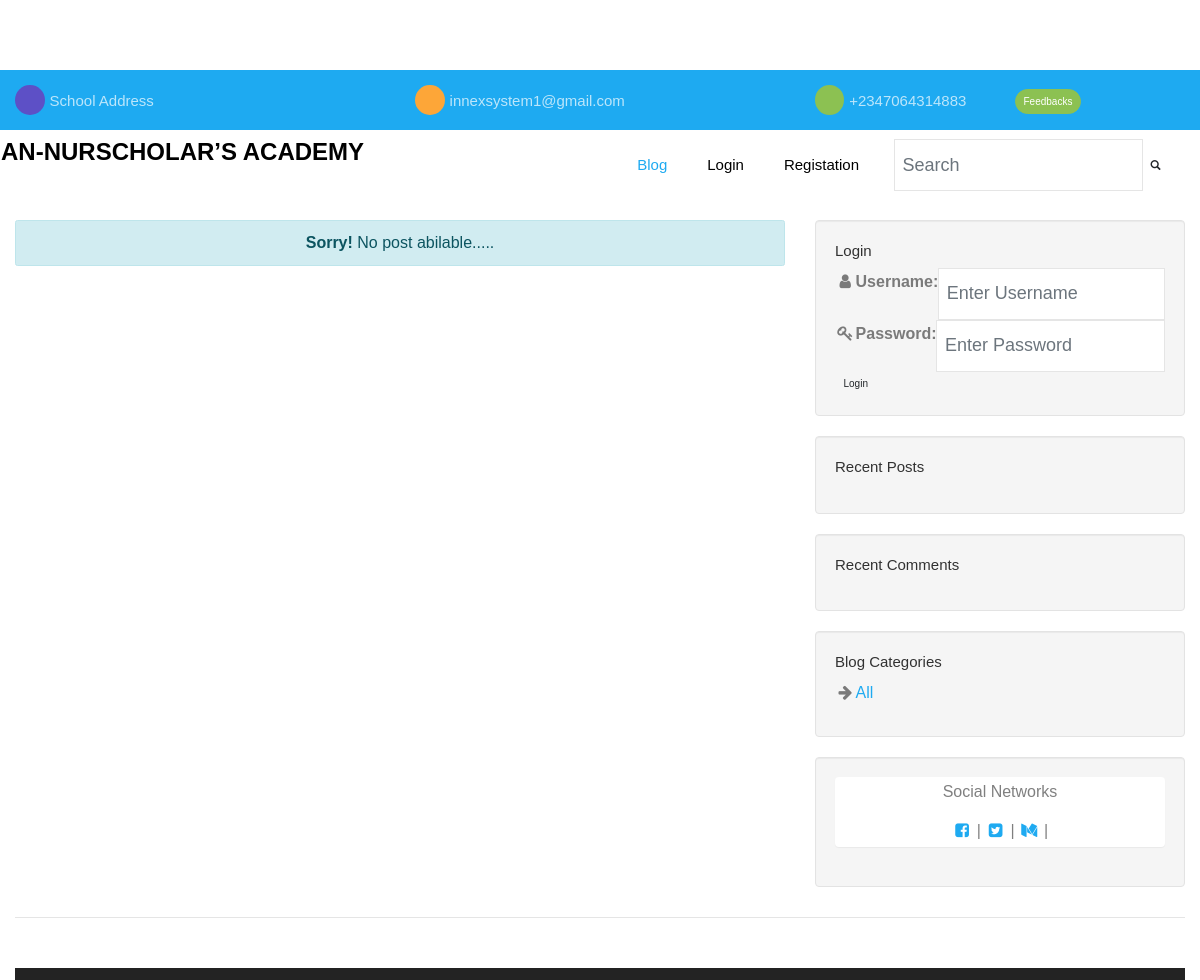
The page /index1.php (upper part) on the database as committed earlier.
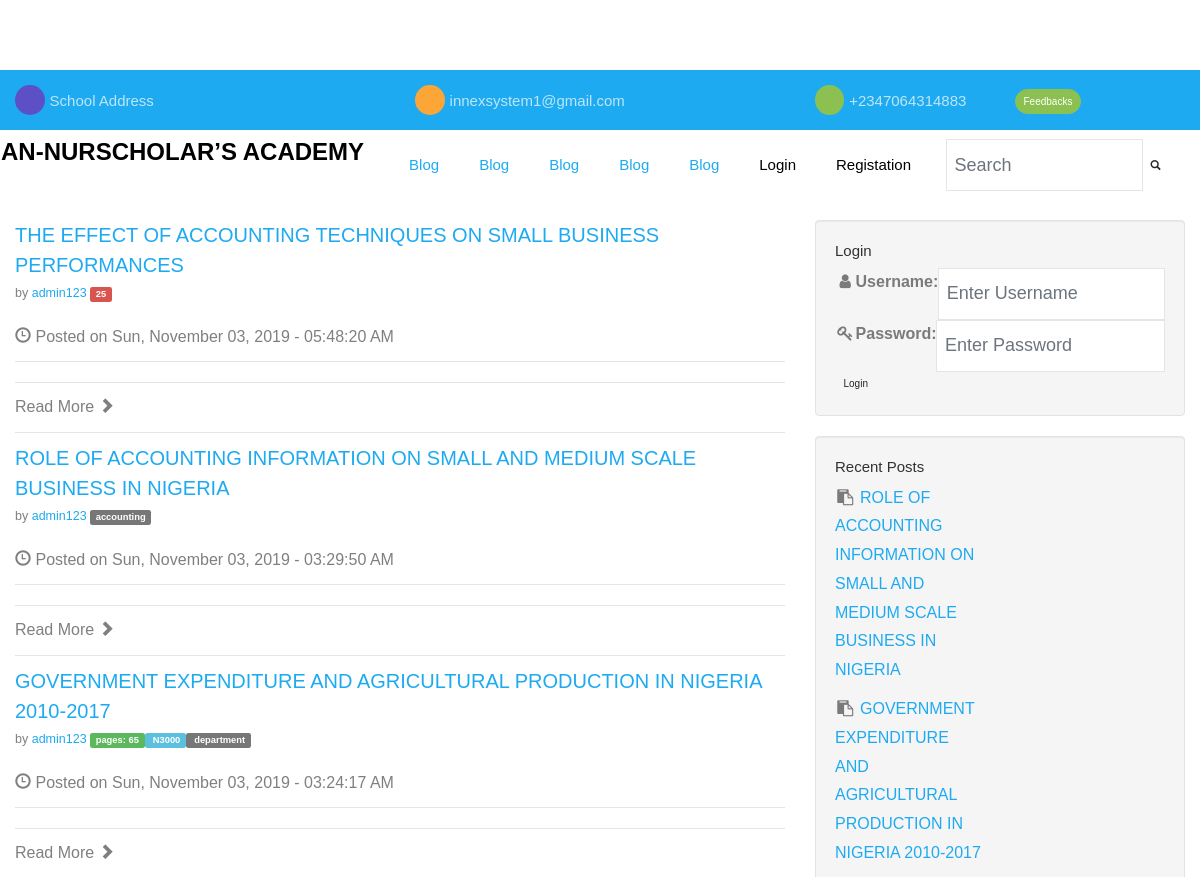
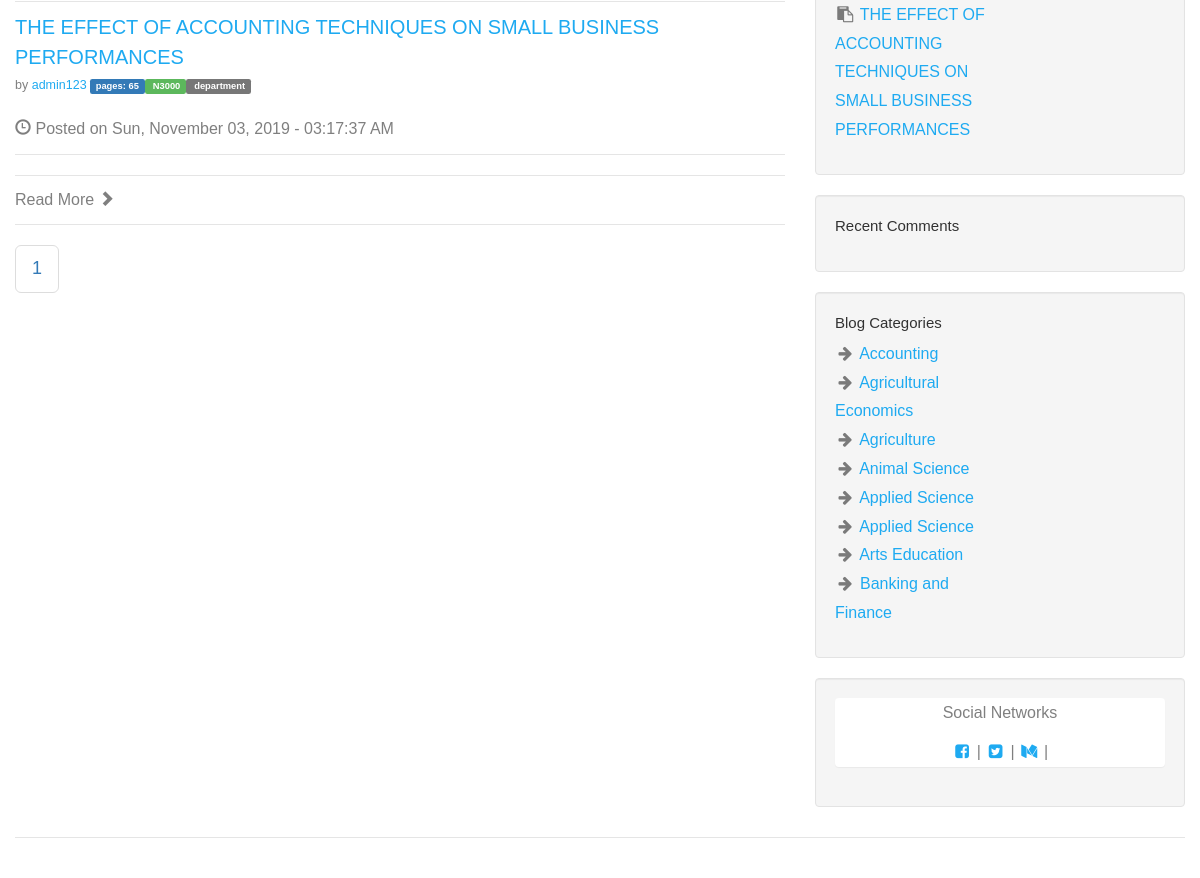
The same page on the database as committed later (2 pictures, top to bottom).
### tables this page shows
CREATE TABLE `categories` (
  `cat_id` int(11) NOT NULL,
  `cat_title` varchar(255) NOT NULL,
  `cat_image` varchar(255) NOT NULL DEFAULT 'no_category.png'
);

CREATE TABLE `posts` (
  `post_id` int(3) NOT NULL,
  `post_category_id` int(3) NOT NULL,
  `post_title` varchar(255) NOT NULL,
  `post_author` varchar(55) NOT NULL,
  `post_date` varchar(70) NOT NULL,
  `post_image` text NOT NULL,
  `post_content` text NOT NULL,
  `post_tags` text NOT NULL,
  `post_comment_count` int(3) NOT NULL,
  `post_status` varchar(255) NOT NULL DEFAULT 'draft',
  `post_views_count` int(6) NOT NULL DEFAULT '0'
);

### index1.php (the view, shortened to what the changed rows need)
<?php include "includes/header.php"; ?>
<?php include "includes/db.php"; ?>
<?php include "includes/navigation.php"; ?>
<div class="container">
    <div class="row">
        <div class="col-md-8">
            <?php
            $per_page = 5;
            if (isset($_GET['page'])) {
                $page = $_GET['page'];
            } else {
                $page = "";
            }
            if ($page == "" || $page == 1) {
                $page_1 = 0;
            } else {
                $page_1 = ($page * $per_page) - $per_page;
            }
            ?>
            <?php
            if (isset($_SESSION['user_role']) && $_SESSION['user_role'] == 'admin') {
                $post_query_count = "SELECT * FROM posts";
            } else {
                $post_query_count = "SELECT * FROM posts WHERE post_status = 'publish'";
            }
            $find_count = mysqli_query($connection, $post_query_count);
            $count = mysqli_num_rows($find_count);
            if ($count < 1) {
                echo "<center><div class='alert alert-info'><strong>Sorry!</strong> No post abilable.....</div></center>";
            } else {
                $count = ceil($count / 5);
                $query = "SELECT * FROM posts ORDER BY post_id DESC  LIMIT $page_1,$per_page";
                $select_all_posts_query = mysqli_query($connection, $query);
                while ($row = mysqli_fetch_assoc($select_all_posts_query)) {
                    $post_id = $row['post_id'];
                    $post_title = $row['post_title'];
                    $post_author = $row['post_author'];
                    $post_date = $row['post_date'];
                    $post_tags = $row['post_tags'];
                    $post_image = $row['post_image'];
                    $post_content = substr($row['post_content'], 0, 100);
                    ?>
            <h2>
                <a href="post.php?p_id=<?php echo $post_id; ?>">
                    <?php echo $post_title; ?> </a>
            </h2>
            <p class="lead"> by
                <a href="author_post.php?author=<?php echo $post_author; ?>">
                    <?php echo $post_author; ?> </a> <span>
                    <?php
                                    $tags = $post_tags;
                                    $tags = explode(',', $tags);
                                    foreach ($tags as $tag) {
                                        $classes = array('primary', 'default', 'success', 'info', 'warning', 'danger', 'default', 'success', 'info', 'warning', 'danger', 'primary', 'default', 'success');
                                        $class = array_rand($classes);
                                        echo "<span class='label label-$classes[$class]'>$tag</span>";
                                    }
                                    ?>
                </span>
            </p>
            <p><span class="glyphicon glyphicon-time"></span> Posted on
                <?php echo $post_date; ?>
            </p>
            <hr> <img class="img-responsive" src="images/post_pic/<?php echo $post_image; ?>" alt="">
            <hr>
            <p>
                <?php echo $post_content; ?>
            </p> <a class="btn btn-primary" href="post.php?p_id=<?php echo $post_id; ?>">Read More <span
                    class="glyphicon glyphicon-chevron-right"></span></a>
            <hr>
            <?php }
            }
            ?>
            <center>
                <ul class="pagination pagination-lg">
                    <?php
                    for ($i = 1; $i <= $count; $i++) {
                        if ($i == $page) {
                            echo "<li class='active'><a href='index.php?page={$i}'>{$i}</a></li>";
                        } else {
                            echo "<li><a href='index.php?page={$i}'>{$i}</a></li>";
                        }
                    }
                    ?>
                </ul>
            </center>
        </div>
        <?php include "includes/sidebar.php"; ?>
    </div>
    <?php include "includes/footer.php"; ?>

### includes/navigation.php (shortened to what the changed rows need)
<nav class="navbar navbar-expand-lg navbar-dark bg-dark ftco_navbar ftco-navbar-light" role="navigation">
    <div class="container  d-flex align-items-center">
        <div class="collapse navbar-collapse" id="ftco-nav"">
            <ul class=" navbar-nav ml-auto">
            <?php
            $query = "SELECT * FROM categories ORDER BY cat_id DESC LIMIT 5";
            $select_all_categories_query = mysqli_query($connection, $query);
            while ($row = mysqli_fetch_assoc($select_all_categories_query)) {
                echo "<li class='nav-item active'><a href='blog.php' class='nav-link'>Blog</a></li>";
            }
            ?>
            </ul>
        </div>
    </div>
</nav>

### includes/sidebar.php (shortened to what the changed rows need)
<div class="col-md-4">
		<div class="well">
			<h4>Recent Posts</h4>
			<div class="row">
				<div class="col-lg-6">
					<ul class="list-unstyled">
						<?php
                    $query = "SELECT * FROM posts WHERE post_status = 'publish' ORDER BY post_id DESC LIMIT 5";
                    $select_recent_posts_query = mysqli_query($connection,$query);
                    while($row = mysqli_fetch_assoc($select_recent_posts_query)){
                        $post_id = $row['post_id'];
                        $post_title = $row['post_title'];
                        echo "<li><p><i class='fa fa-fw fa-clipboard'></i> <a href='post.php?p_id={$post_id}'>{$post_title}</a></p></li>";
                    }
                    ?>
					</ul>
				</div>
			</div>
		</div>
		<div class="well">
			<div class="row">
				<div class="col-lg-6">
					<ul class="list-unstyled">
						<?php
                    $query = "SELECT * FROM categories";
                    $select_all_categories_query = mysqli_query($connection,$query);
                    while($row = mysqli_fetch_assoc($select_all_categories_query)){
                        $cat_id = $row['cat_id'];
                        $cat_title = $row['cat_title'];
                        echo "<li><i class='fa fa-fw fa-arrow-right'></i><a href='category.php?category={$cat_id}'>{$cat_title}</a></li>";
                    }
                    ?>
					</ul>
				</div>
			</div>
		</div>
</div>

Rows that differ between the two databases and show on the page:
removed categories: cat_title "All"
added categories: cat_title "Banking and Finance"
added categories: cat_title "Arts Education"
added categories: cat_title "Applied Science"
added categories: cat_title "Applied Science"
added categories: cat_title "Animal Science"
added posts: post_title "THE EFFECT OF ACCOUNTING TECHNIQUES ON SMALL BUSINESS PERFORMANCES", post_author "admin123", post_tags "25", post_date "Sun, November 03, 2019 - 05:48:20 AM"
added posts: post_title "ROLE OF ACCOUNTING INFORMATION ON SMALL AND MEDIUM SCALE BUSINESS IN NIGERIA", post_author "admin123", post_tags "accounting", post_date "Sun, November 03, 2019 - 03:29:50 AM"
added posts: post_title "GOVERNMENT EXPENDITURE AND AGRICULTURAL PRODUCTION IN NIGERIA 2010-2017", post_author "admin123", post_tags "pages: 65", post_tags "N3000", post_tags "department", post_date "Sun, November 03, 2019 - 03:24:17 AM"
added posts: post_title "THE EFFECT OF ACCOUNTING TECHNIQUES ON SMALL BUSINESS PERFORMANCES", post_author "admin123", post_tags "pages: 65", post_tags "N3000", post_tags "department", post_date "Sun, November 03, 2019 - 03:17:37 AM"
added categories: cat_title "Accounting", shown under "Blog Categories"
added categories: cat_title "Agricultural Economics", shown under "Blog Categories"
added categories: cat_title "Agriculture", shown under "Blog Categories"
Other text that changed with them:
new list line: "1"
text no longer shown: "Sorry! No post abilable....."
